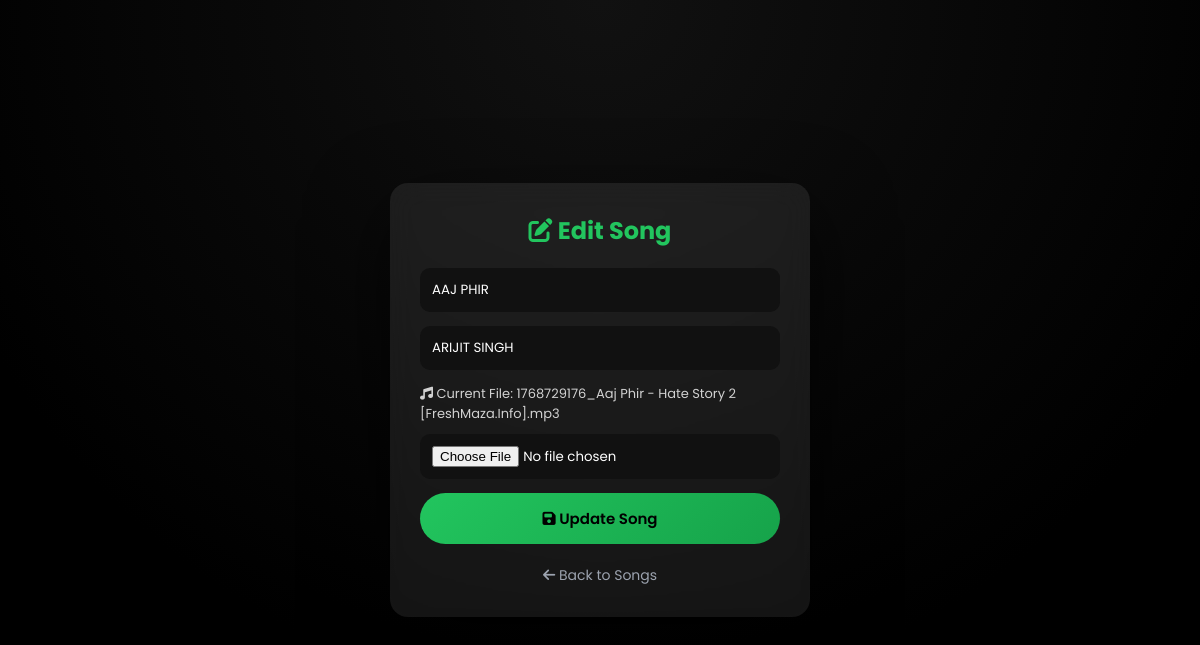
The page /admin/edit_song.php?id=1 on the database its author committed.
### tables this page shows
CREATE TABLE IF NOT EXISTS `songs` (
  `id` int(11) NOT NULL AUTO_INCREMENT,
  `title` varchar(100) DEFAULT NULL,
  `artist` varchar(100) DEFAULT NULL,
  `file` varchar(255) DEFAULT NULL,
  `song_image` varchar(255) DEFAULT 'default.jpg',
  `artist_image` varchar(255) DEFAULT 'artist.jpg',
  `play_count` int(11) DEFAULT '0',
  PRIMARY KEY (`id`)
);

### admin/edit_song.php (the view, shortened to what this page needs)
<?php
include("../config/db.php");
$id = $_GET['id'];
$data = mysqli_fetch_assoc(
    mysqli_query($conn,"SELECT * FROM songs WHERE id=$id")
);
?>
<!DOCTYPE html>
<html>
<head>
<link rel="stylesheet" href="https://cdnjs.cloudflare.com/ajax/libs/font-awesome/6.5.0/css/all.min.css">
<link rel="stylesheet" href="https://cdnjs.cloudflare.com/ajax/libs/animate.css/4.1.1/animate.min.css"/>
</head>
<body>
<div class="card animate__animated animate__fadeInUp">
    <h2><i class="fa-solid fa-pen-to-square"></i> Edit Song</h2>
    <form method="post" enctype="multipart/form-data">
        <input type="text" name="title" value="<?= $data['title'] ?>" required>
        <input type="text" name="artist" value="<?= $data['artist'] ?>" required>
        <div class="file-info">
            <i class="fa-solid fa-music"></i>
            Current File: <?= $data['file'] ?>
        </div>
        <input type="file" name="song" accept="audio/mp3">
        <button name="update">
            <i class="fa-solid fa-floppy-disk"></i> Update Song
        </button>
    </form>
    <div class="back">
        <a href="songs.php"><i class="fa-solid fa-arrow-left"></i> Back to Songs</a>
    </div>
</div>
</body>
</html>

### admin/edit_song.php (style rules this page uses)
* { font-family: 'Poppins', sans-serif; box-sizing: border-box; }
body { margin:0; min-height:100vh; background: radial-gradient(circle at top, #111 0%, #000 70%); display:flex; justify-content:center; align-items:center; color:#fff; }
.card { width:420px; background:rgba(255,255,255,0.08); backdrop-filter: blur(14px); border-radius:18px; padding:30px; box-shadow:0 30px 80px rgba(0,0,0,.7); }
.card h2 { margin:0 0 20px; text-align:center; color:#22c55e; }
input[type=text], input[type=file] { width:100%; padding:12px; margin-bottom:14px; border-radius:10px; border:none; outline:none; background:#111; color:#fff; }
.file-info { font-size:13px; opacity:.8; margin-bottom:10px; }
button { width:100%; padding:14px; border:none; border-radius:999px; font-size:15px; cursor:pointer; background:linear-gradient(135deg,#22c55e,#16a34a); color:#000; font-weight:600; transition:.3s; }
.back { text-align:center; margin-top:18px; }
.back a { color:#9ca3af; text-decoration:none; font-size:14px; }

### rows shown on the page
songs: title "AAJ PHIR", artist "ARIJIT SINGH", file "1768729176_Aaj Phir - Hate Story 2 [FreshMaza.Info].mp3"
